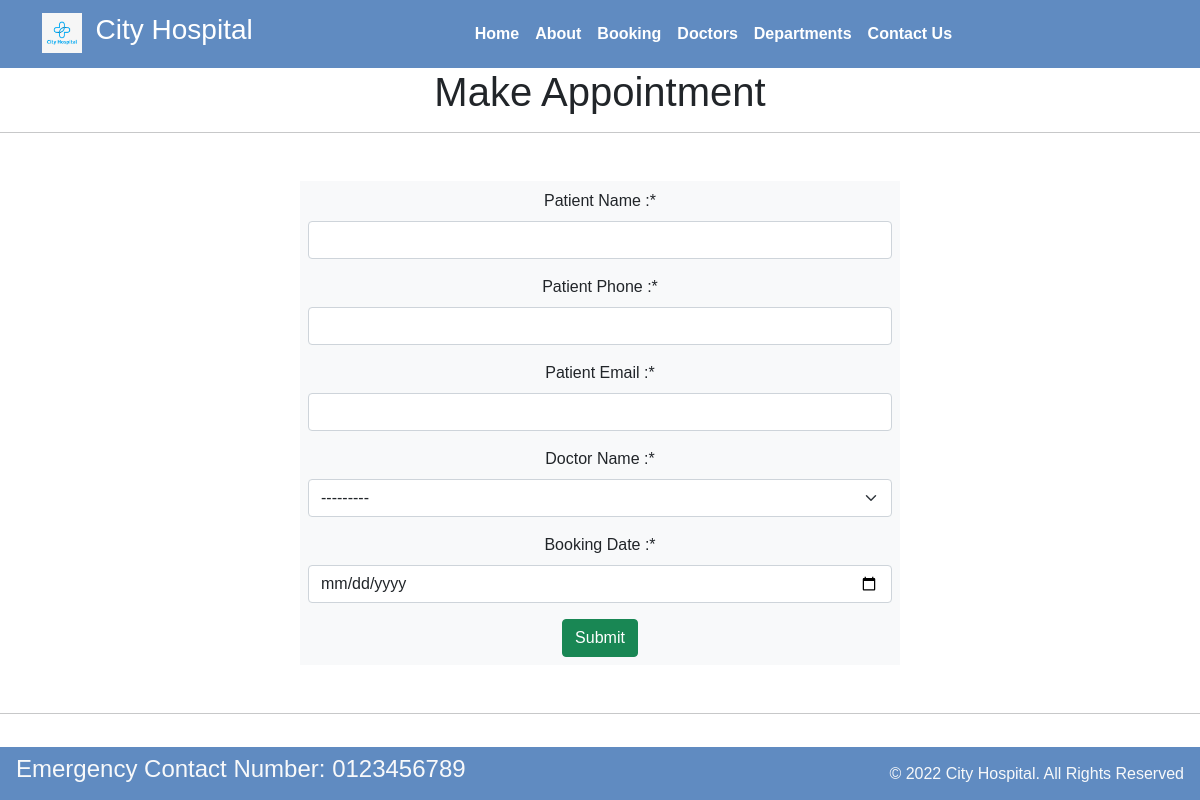
The page /booking/ on the database as committed earlier.
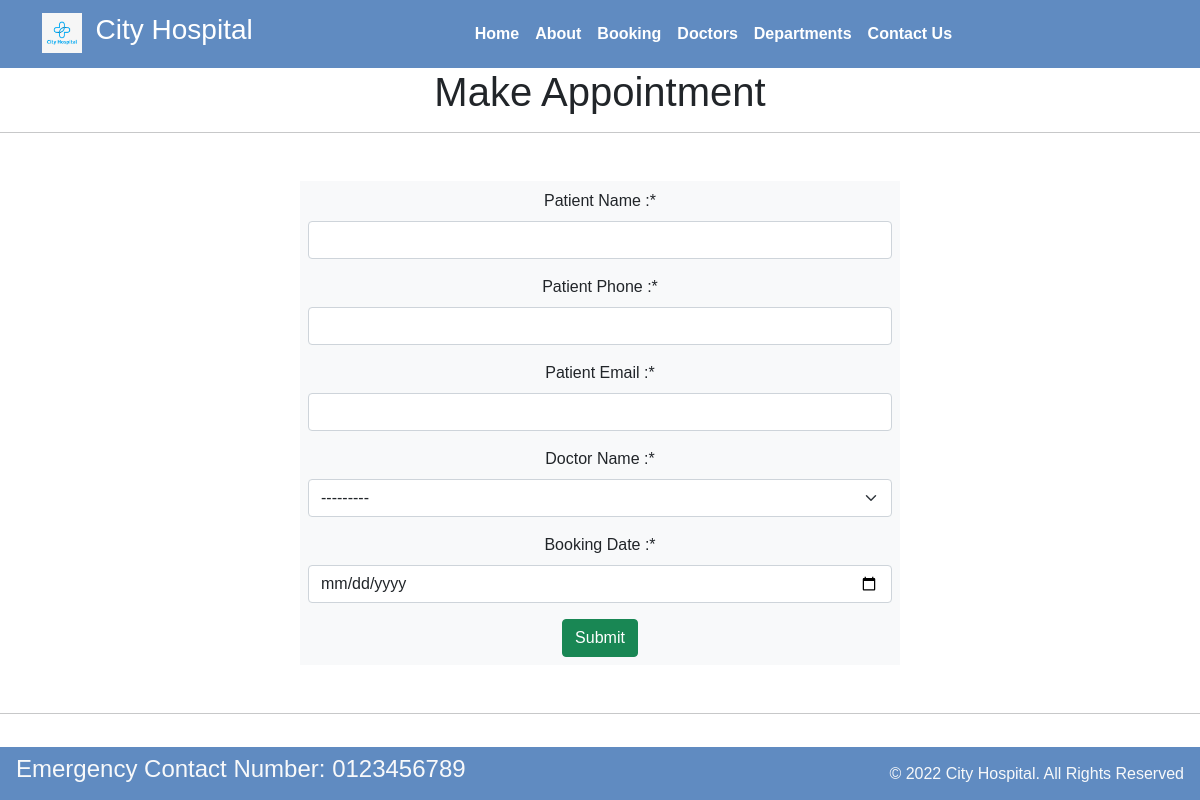
The same page on the database as committed later.
### home/models.py (models this page shows)
class Doctors(models.Model):
    doct_name = models.CharField(max_length=200)
    doct_spec = models.CharField(max_length=300)
    dept_name = models.ForeignKey(Departments, on_delete=models.CASCADE)
    doct_img = models.ImageField(upload_to = 'doctors')
    def __str__(self) :
        return f"Dr {self.doct_name} - ({self.doct_spec})"

### home/views.py (the view)
# urls.py: path('booking/', views.booking,name='booking'),
def booking(request):
    if request.method == "POST":
        form = BookingForm(request.POST)
        if form.is_valid():
            form.save()
            return render(request,'confirmation.html')
    form = BookingForm()
    dict_form = {
        'form' : form
    }
    return render(request, 'booking.html',dict_form)

### home/forms.py
class BookingForm(forms.ModelForm):
    class Meta:
        model = Booking
        fields = '__all__'
        widgets = {
            'booking_date' : DateInput()
        }
        labels = {
            'p_name' : "Patient Name :",
            'p_phone' : "Patient Phone :",
            'p_email' : "Patient Email :",
            'doct_name' : "Doctor Name :",
            'booking_date' : "Booking Date :",
        }

### templates/booking.html (shortened to what this page needs)
{% extends 'base.html' %}
{% load crispy_forms_tags %}
{% block contents %}
<h1 class="text-center">Make Appointment</h1>
<hr>
<div class="container w-50 text-center my-5 bg-light p-2 ">
    <form action="" method = "POST">
        {{form|crispy }}
        <button type="Submit" class="btn btn-success">Submit</button>
    </form>
</div>
<hr>
{% endblock %}

Rows that differ between the two databases and show on the page:
added Doctors: doct_name "---------"
Other text that changed with them:
form field doct_name: "---------" → (not shown)
